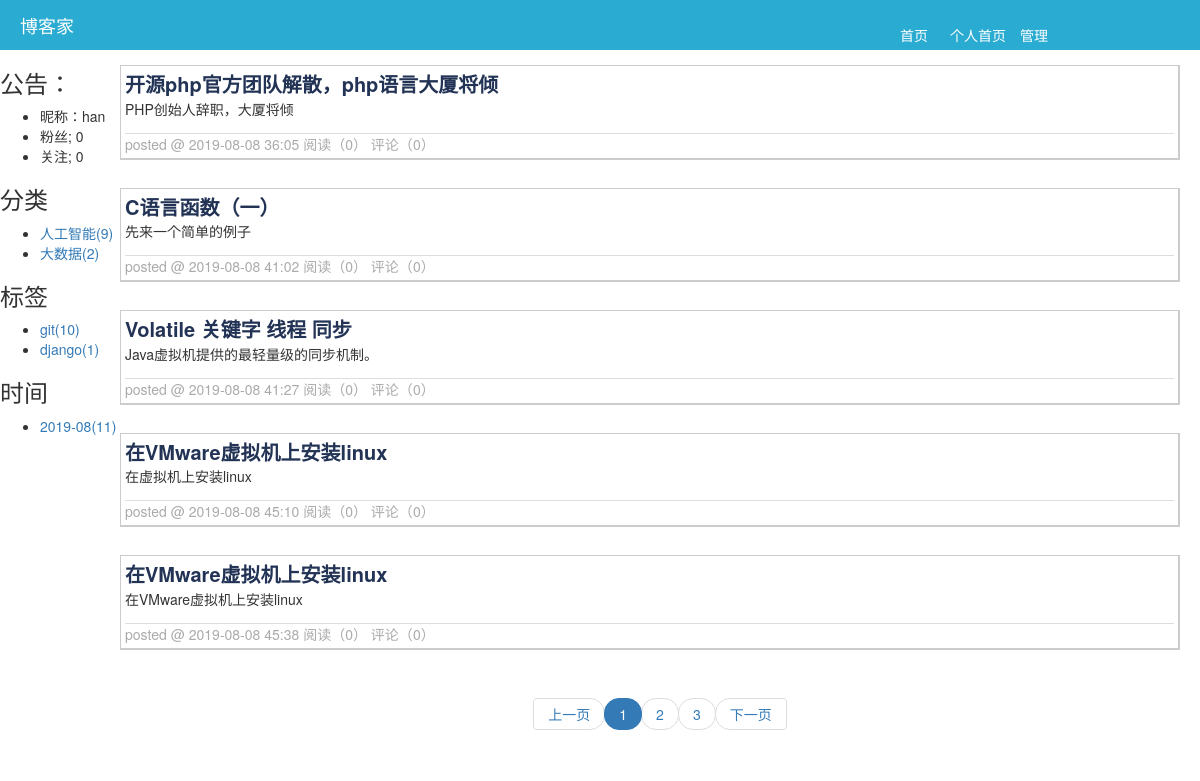
/hanshengjian, run on an earlier commit of the app's database.
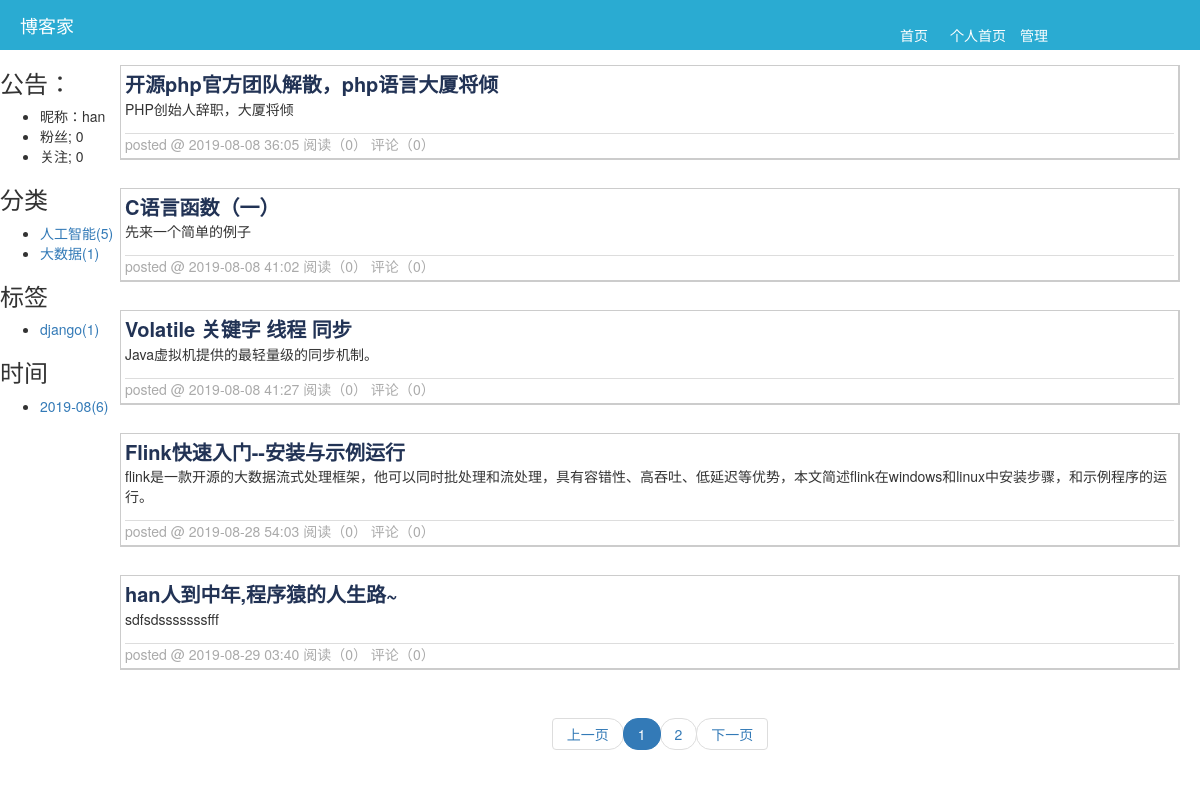
And on a later commit of the database.
### app01/models.py (models this page shows, shortened)
class Blog(models.Model):
    nid = models.BigAutoField(primary_key=True)
    title = models.CharField(verbose_name='个人博客标题', max_length=64)
    site = models.CharField(verbose_name='个人博客前缀', max_length=32, unique=True)
    theme = models.CharField(verbose_name='博客主题', max_length=32)
    user = models.OneToOneField(to='UserInfo', to_field='nid',on_delete=models.CASCADE)

class UserInfo(models.Model):
    nid = models.BigAutoField(primary_key=True)
    username = models.CharField(verbose_name='用户名', max_length=32, unique=True)
    password = models.CharField(verbose_name='密码', max_length=64)
    nickname = models.CharField(verbose_name='昵称', max_length=32)
    email = models.EmailField(verbose_name='邮箱', unique=True)
    avatar = models.ImageField(verbose_name='头像',upload_to='static/images')
    create_time = models.DateTimeField(verbose_name='创建时间', auto_now_add=True)
    fans = models.ManyToManyField(verbose_name='粉丝们',
                                  to='UserInfo',
                                  through='UserFans',
                                  related_name='f',
                                  through_fields=('user', 'follower'))

class Category(models.Model):
    nid = models.AutoField(primary_key=True)
    title = models.CharField(verbose_name='分类标题', max_length=32)
    blog = models.ForeignKey(verbose_name='所属博客', to='Blog', to_field='nid',on_delete=models.CASCADE)

class Tag(models.Model):
    nid = models.AutoField(primary_key=True)
    title = models.CharField(verbose_name='标签名称', max_length=32)
    blog = models.ForeignKey(verbose_name='所属博客', to='Blog', to_field='nid',on_delete=models.CASCADE)

class Article(models.Model):
    nid = models.BigAutoField(primary_key=True)
    title = models.CharField(verbose_name='文章标题', max_length=128)
    summary = models.CharField(verbose_name='文章简介', max_length=255)
    read_count = models.IntegerField(default=0)
    comment_count = models.IntegerField(default=0)
    up_count = models.IntegerField(default=0)
    down_count = models.IntegerField(default=0)
    create_time = models.DateTimeField(verbose_name='创建时间', auto_now_add=True)
    blog = models.ForeignKey(verbose_name='所属博客', to='Blog', to_field='nid',on_delete=models.CASCADE)
    category = models.ForeignKey(verbose_name='文章类型', to='Category', to_field='nid', null=True,on_delete=models.SET_NULL)
    type_choices = [
        (1, "Python"),
        (2, "Linux"),
        (3, "容器"),
        (4, "数据库"),
    ]
    article_type_id = models.IntegerField(choices=type_choices, default=None)
    tags = models.ManyToManyField(
        to="Tag",
        through='Article2Tag',
        through_fields=('article', 'tag'),
    )

### app01/views.py (the view)
# urls.py: 2. Add a URL to urlpatterns:  path('', views.home, name='home')
def home(request,site):
    blog = models.Blog.objects.filter(site=site).first()
    if not blog:
        return redirect('/')
    fans = models.UserFans.objects.filter(user=blog.user).count()
    follows = models.UserFans.objects.filter(follower=blog.user).count()
    category_list = models.Article.objects.filter(blog=blog).values('category_id','category__title').annotate(ct=Count('nid'))
    tag_list = models.Article2Tag.objects.filter(article__blog=blog).values('tag_id','tag__title').annotate(ct=Count('id'))
    date_list = models.Article.objects.filter(blog=blog).extra(select={'ctime':"strftime('%%Y-%%m',create_time)"}).values('ctime').annotate(ct=Count('nid'))
    article_list = models.Article.objects.filter(blog=blog).extra(select={'create_time_format':"strftime('%%Y-%%m-%%d %%M:%%S',create_time)"})
    all_count = article_list.count()
    page_info = PageInfo(request.GET.get('page'), all_count, 5, request.path_info, 11)
    article_list_page = article_list[page_info.start():page_info.end()]
    return render(
        request,
        'home.html',
        {
            'blog':blog,
            'category_list':category_list,
            'tag_list':tag_list,
            'date_list':date_list,
            'article_list_page':article_list_page,
            'page_info':page_info,
            'fans':fans,
            'follows':follows,
        }
    )

### utils/pager.py (called while the page is built)
    def start(self):
        return (self.current_page-1) * self.per_page

    def end(self):
        return self.current_page * self.per_page

### templates/home.html (shortened to what this page needs)
{% extends 'home_layout.html' %}
{% block xx %}
    <div>
        {% for row in article_list_page %}
            <div class="artile_list">
                <div class="title">
                     <a onclick="return cal_read_counts(this,{{ row.nid }});" href="/{{ blog.site }}/{{ row.nid }}.html">{{ row.title }}</a>
                </div>
                <div>{{ row.summary }}</div>
                <div class="postfooter">
                posted @ {{ row.create_time_format }} 阅读（{{ row.read_count }}） 评论（{{ row.comment_count }}）
                </div>
            </div>
        {% endfor %}
    </div>
    <div class="pager">
    {% if article_list_page %}
            <nav aria-label="Page navigation">
              <ul class="pagination">
                  {{ page_info.pager|safe }}
              </ul>
            </nav>
            {% endif %}
    </div>
{% endblock %}

### templates/home_layout.html (shortened to what this page needs)
<!DOCTYPE html>
<html lang="en">
<head>
    <link rel="stylesheet" href="/static/plugin/bootstrap-3.3.7-dist/css/bootstrap.css">
    <link rel="stylesheet" href="/static/plugin/font-awesome-4.7.0/css/font-awesome.css">
    <link rel="stylesheet" href="/static/css/common.css">
    <link rel="stylesheet" href="/static/css/theme/{{ blog.theme }}.css">
</head>
<body>
    <div class="header">
        <div class="logo">博客家</div>
        <div class="menu">
            <a href="/" class="first_page">首页</a>
            <a href="/{{ blog.site }}" class="per_page">个人首页</a>
            <a href="/back" class="manage">管理</a>
        </div>
    </div>
    <div class="filter">
        <div class="notice">
            <h3>公告：</h3>
            <ul>
                <li class="c11">昵称：{{ blog.user.nickname }}</li>
                <li class="c12">粉丝; {{ fans }} </li>
                <li class="c12">关注; {{ follows }}</li>
            </ul>
        </div>
        <div class="c2">
             <h3>分类</h3>
            <ul>
                {% for item in category_list %}
                    <li>
                        {% if  item.category_id %}
                            <a href="/{{ blog.site }}/category/{{ item.category_id }}/"> {{ item.category__title }}({{ item.ct }})</a>
                        {% else %}
                            <a href="/{{ blog.site }}/category/{{ item.category_id }}/"> 未分类({{ item.ct }})</a>
                        {% endif %}
                    </li>
                {% endfor %}
            </ul>
        </div>
        <div class="c3">
            <h3>标签</h3>
            <ul>
                {% for item in tag_list %}
                    <li>
                        <a href="/{{ blog.site }}/tag/{{ item.tag_id }}/">{{ item.tag__title }}({{ item.ct }})</a>
                    </li>
                {% endfor %}
            </ul>
        </div>
        <div>
            <h3>时间</h3>
                <ul>
                   {% for item in date_list%}
                        <li>
                            <a href="/{{ blog.site }}/date/{{ item.ctime }}/">{{ item.ctime }}({{ item.ct }})</a>
                        </li>
                    {% endfor %}
                </ul>
        </div>
    </div>
     <div  class="front_content">
        {% block xx %}{% endblock %}
    </div>
</body>
</html>

### static/css/common.css (style rules this page uses)
.header { height: 50px; line-height: 50px; background-color: #2aabd2; }
.header .logo { float: left; font-size: 18px; color: #FFFFFF; width: 200px; padding-left: 20px; }
.header .menu { float: right; position: relative; width: 300px; }
.header .menu .first_page { position: absolute; top: 10px; color: white; }
.header .menu .per_page { position: absolute; top: 10px; left: 50px; color: white; }
.header .menu .manage { position: absolute; top: 10px; left: 120px; color: white; }
.filter { float: left; width: 10%; }
.front_content { float: left; width: 90%; margin-top: 15px; }
.front_content .artile_list { border: 1px solid #ccc; border-bottom-width:2px; border-right-width:2px; padding: 4px; margin-bottom: 28px; margin-right: 20px; }
.front_content .artile_list a { color: #235; }
.front_content .artile_list .title { font-weight: bold; font-size: 20px; }
.front_content .artile_list .postfooter { margin: 0px; margin-top: 14px; color: #aaa; border-top: 1px solid #dddddd; font-size: 14px; }

What changed in the data, as far as the page shows it:
removed Tag: tag__title "git", ct "10"
removed Article: title "在VMware虚拟机上安装linux", summary "在虚拟机上安装linux", create_time_format "2019-08-08 45:10", read_count "0", comment_count "0"
removed Article: title "在VMware虚拟机上安装linux", summary "在VMware虚拟机上安装linux", create_time_format "2019-08-08 45:38", read_count "0", comment_count "0"
computed for Category "人工智能": ct "9" → "5"
computed for Category "大数据": ct "2" → "1"
added Article: title "Flink快速入门--安装与示例运行", summary "flink是一款开源的大数据流式处理框架，他可以同时批处理和流处理，具有容错性、高吞吐、低延迟等优势，本文简述flink在windows和linux中安装步骤，和示例程序的运行。", create_time_format "2019-08-28 54:03", read_count "0", comment_count "0"
added Article: title "han人到中年,程序猿的人生路~", summary "sdfsdsssssssfff", create_time_format "2019-08-29 03:40", read_count "0", comment_count "0"
Also different on the page:
{{ page_info.pager|safe }}: "上一页 1 2 3 下一页" → "上一页 1 2 下一页"
new list line: "2019-08 ( 6 )"
list line gone: "2019-08 ( 11 )"
